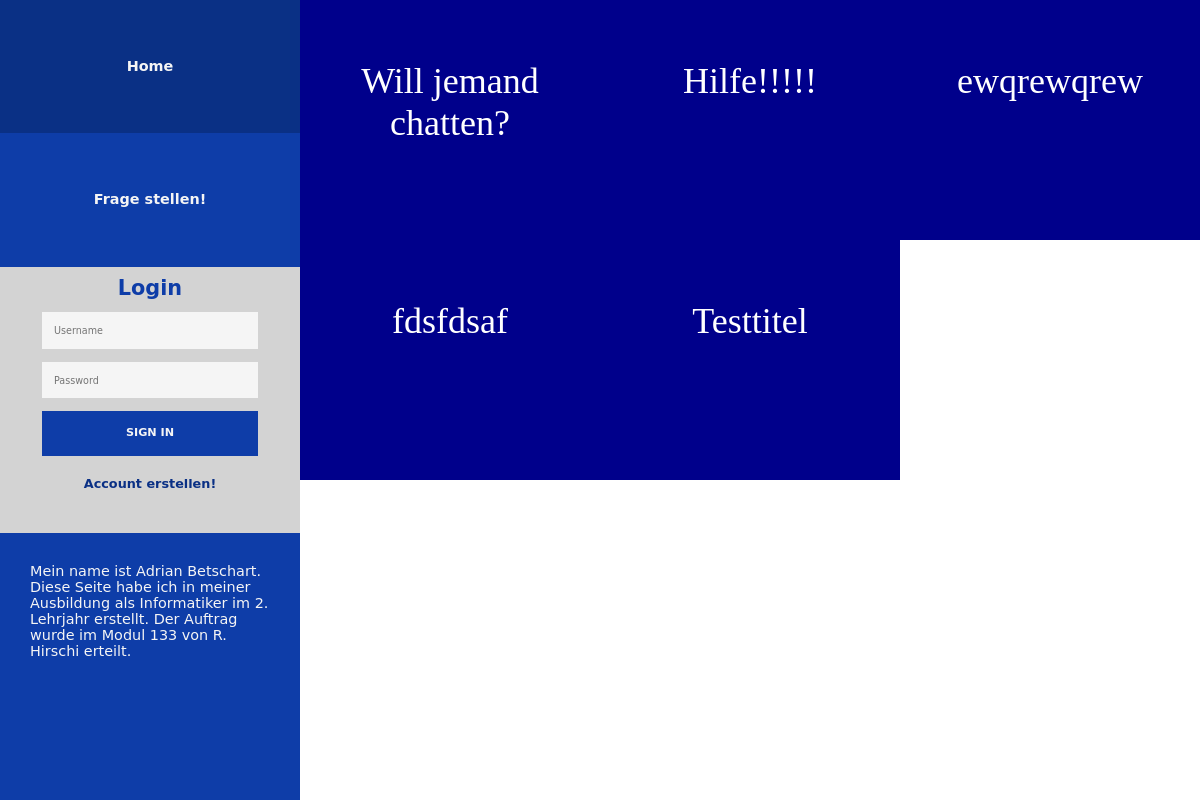
Page /index.php?site=Kategorie&category=1 on the committed database.
### tables this page shows
CREATE TABLE IF NOT EXISTS `menupunkte` (
  `ID` int(11) NOT NULL,
  `Name` text NOT NULL,
  `Link` text NOT NULL
);

CREATE TABLE IF NOT EXISTS `fragen` (
  `ID` int(11) NOT NULL,
  `Titel` text NOT NULL,
  `Text` text NOT NULL,
  `KategorieID` int(11) NOT NULL,
  `Datum` datetime NOT NULL,
  `UserId` int(11) NOT NULL
);

### modules.php (the view, shortened to what this page needs)
<?php
function site(){
    $site=filter_input(INPUT_GET, "site", FILTER_SANITIZE_SPECIAL_CHARS);
                    switch ($site){
                        case'Kategorie':
                            KategorieSeite();
                            break;
                    }
}
            ?>
            <?php
    function WebsiteText(){
        echo"
            <p class=\"WebsiteText\">Mein name ist Adrian Betschart.
            Diese Seite habe ich in meiner Ausbildung als Informatiker im 2. Lehrjahr erstellt.
            Der Auftrag wurde im Modul 133 von R. Hirschi erteilt. </p>
          ";
    }
function KategorieSeite(){
    $kategorie=filter_input(INPUT_GET, "category", FILTER_SANITIZE_SPECIAL_CHARS);
                    switch ($kategorie){
                        case'':
                        case'1':
                            $KategorieInhalt = "SELECT * FROM Fragen ORDER BY Datum DESC";
                            break;
                    }
        global $verbindung;
        $result = mysqli_query($verbindung, $KategorieInhalt);
        while ($row = mysqli_fetch_assoc($result))
        {
            $Titel = $row['Titel'];
            $ID = $row['ID'];
            $Text = $row['Text'];
            if(strlen($Text)>43){
                $Teiltext = substr($Text, 0, 40);
                $Text = $Teiltext. "...";
            }
            echo "
                    <a href=\"index.php?site=showfrage&frage=$ID\">
                        <div class=\"box blue\">
                            <div class=\"boxoverlay\">
                                <span class=\"titel\">$Titel</span>
                                <br/>
                                <span class=\"text\">$Text </span>
                            </div>
                        </div>
                    </a>";
        }
}
function Loginform(){
    if(isset($_SESSION['$username'])){
        echo "Sie sind eingeloggt als ". $_SESSION['$username'];
        echo "
                    <form id=\"logoutform\" method=\"post\">
                        <input type=\"submit\" class=\"loginbutton\" name=\"logout\" value=\"LOG OUT\" />
                    </form>";
    }
    else{
        echo "
                <div id=\"logindiv\">
                    <span class = \"LoginTitle\">Login</span>
                    <form id=\"loginform\" method=\"post\">
                        <input type=\"text\"  name = \"username\" class=\"input\" placeholder=\"Username\" />
                        <input type=\"password\" name = \"password\" class=\"input\" placeholder=\"Password\" />
                        <input type=\"submit\" class=\"loginbutton\" name=\"loginsubmit\" value=\"SIGN IN\" />
                    </form>
                    <a href=\"index.php?site=register\" class = \"LoginRegister\">Account erstellen!</a>
                </div>";
    }
}
function menu(){
        $Menuinhalt = "
            SELECT * FROM menupunkte
            ORDER BY ID;
        ";
        global $verbindung;
        $result = mysqli_query($verbindung, $Menuinhalt);
        echo "<ul>";
        while ($row = mysqli_fetch_assoc($result))
        {
            $Menupunkt = $row['Name'];
            $MenuLink = $row['Link'];
            echo " <a href=\"$MenuLink\"><li>$Menupunkt</li></a>";
        }
        echo "</ul>";
}

### rows in the picture
menupunkte: Name "Home"
menupunkte: Name "Frage stellen!"
fragen: Titel "Will jemand chatten?"
fragen: Titel "Hilfe!!!!!"
fragen: Titel "ewqrewqrew"
fragen: Titel "fdsfdsaf"
fragen: Titel "Testtitel"
